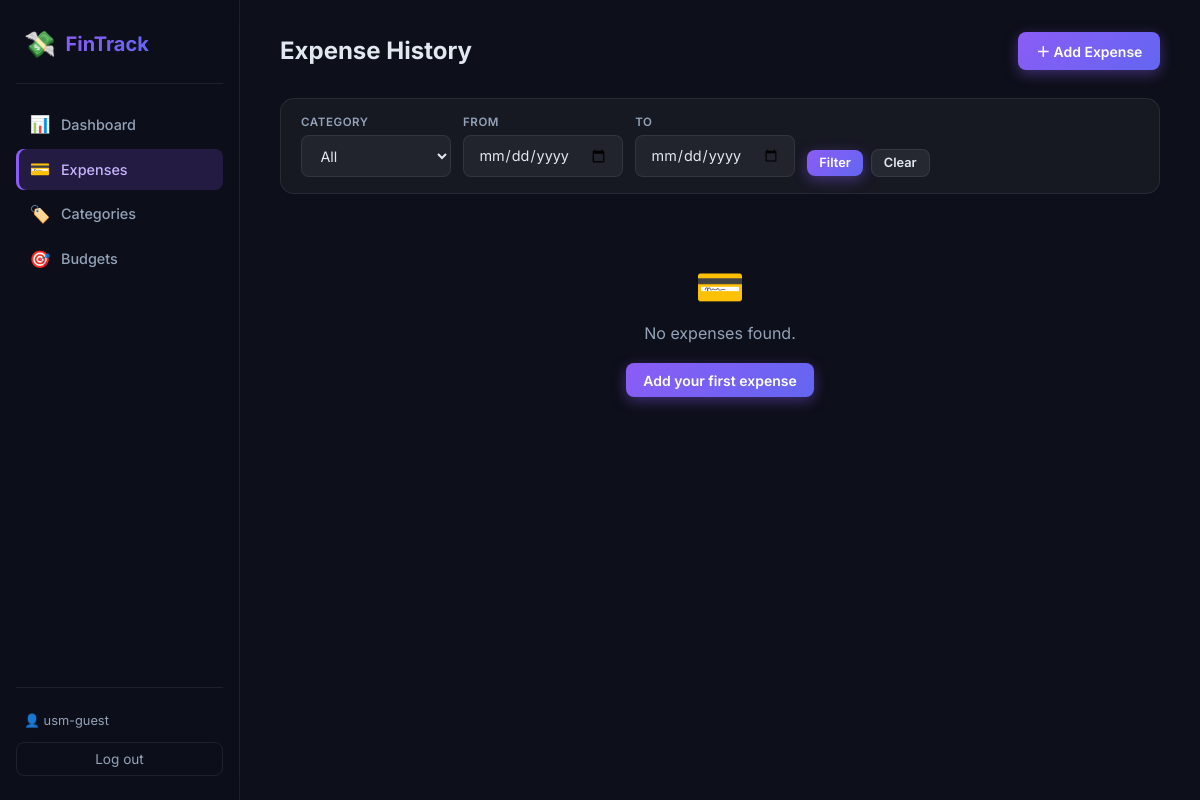
The app's page /expenses/ (signed in), older data.
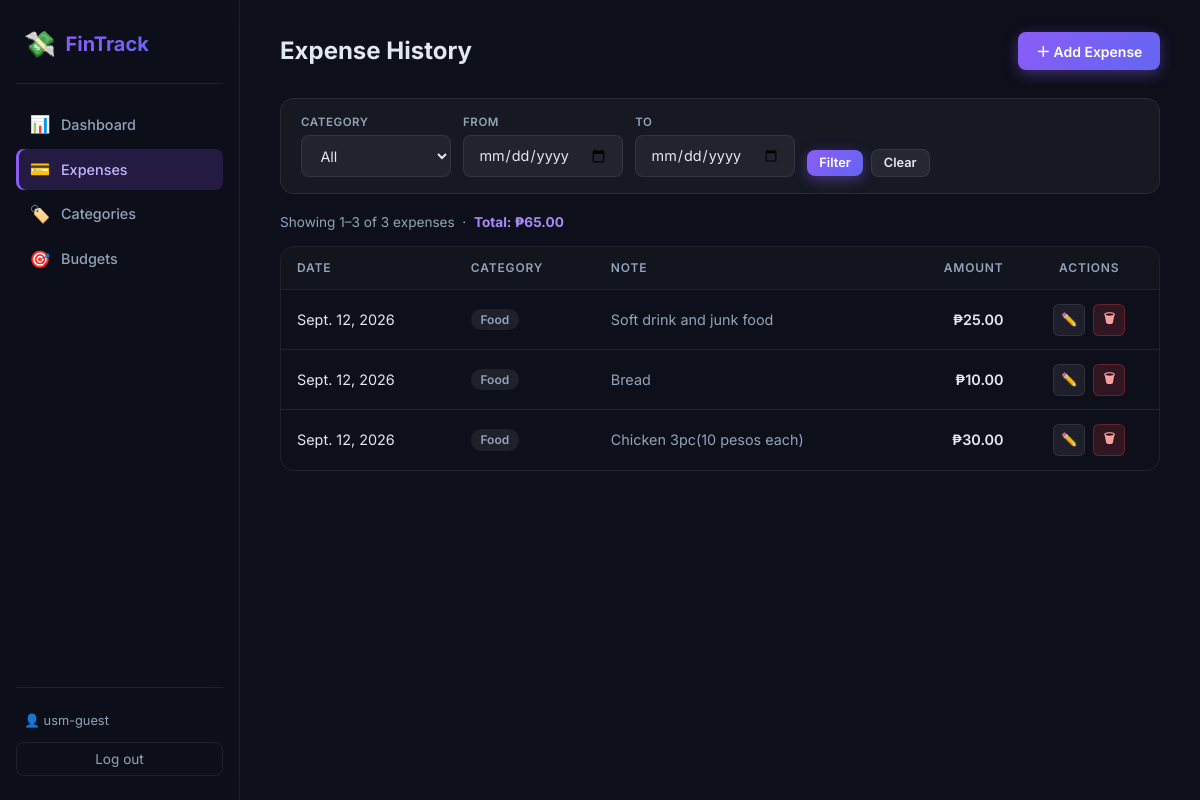
The same page, newer data.
### expenses/models.py (models this page shows, shortened)
class Expense(models.Model):
    user = models.ForeignKey(
        User, on_delete=models.CASCADE, related_name="expenses"
    )
    category = models.ForeignKey(
        Category, on_delete=models.SET_NULL, null=True, related_name="expenses"
    )
    amount = models.DecimalField(max_digits=10, decimal_places=2)
    note = models.CharField(max_length=255, blank=True)
    date = models.DateField()
    created_at = models.DateTimeField(auto_now_add=True)
    class Meta:
        ordering = ["-date", "-created_at"]

class Category(models.Model):
    name = models.CharField(max_length=100, unique=True)
    class Meta:
        verbose_name_plural = "Categories"
        ordering = ["name"]
    def __str__(self):
        return self.name

### expenses/views.py (the view)
# urls.py: path('expenses/', views.ExpenseListView.as_view(), name='expense_list'),
class ExpenseListView(LoginRequiredMixin, ListView):
    model = Expense
    template_name = 'expenses/expense_list.html'
    context_object_name = 'expenses'
    paginate_by = 20
    def get_queryset(self):
        qs = Expense.objects.filter(user=self.request.user).select_related('category')
        cat = self.request.GET.get('category')
        start = self.request.GET.get('start')
        end = self.request.GET.get('end')
        if cat:
            qs = qs.filter(category_id=cat)
        if start:
            qs = qs.filter(date__gte=start)
        if end:
            qs = qs.filter(date__lte=end)
        return qs
    def get_context_data(self, **kwargs):
        ctx = super().get_context_data(**kwargs)
        ctx['categories'] = Category.objects.all().order_by('name')
        ctx['selected_cat'] = self.request.GET.get('category', '')
        ctx['start'] = self.request.GET.get('start', '')
        ctx['end'] = self.request.GET.get('end', '')
        ctx['total'] = self.get_queryset().aggregate(t=Sum('amount'))['t'] or 0
        return ctx

### expenses/templates/expenses/expense_list.html (shortened to what this page needs)
{% extends "base.html" %}
{% block page_title %}Expense History{% endblock %}
{% block topbar_actions %}
<a href="{% url 'expense_add' %}" class="btn btn-primary" id="btn-add-expense-list">＋ Add Expense</a>
{% endblock %}
{% block content %}
<form method="get" class="filter-bar" id="filter-form">
  <div class="form-group">
    <label for="id_category_filter">Category</label>
    <select name="category" id="id_category_filter">
      <option value="">All</option>
    </select>
  </div>
  <div class="form-group">
    <label for="id_start">From</label>
    <input type="date" name="start" id="id_start" value="{{ start }}" />
  </div>
  <div class="form-group">
    <label for="id_end">To</label>
    <input type="date" name="end" id="id_end" value="{{ end }}" />
  </div>
  <div class="flex gap-1 items-center" style="align-self:flex-end">
    <button type="submit" class="btn btn-primary btn-sm">Filter</button>
    <a href="{% url 'expense_list' %}" class="btn btn-secondary btn-sm">Clear</a>
  </div>
</form>
{% if expenses %}
<div class="flex items-center justify-between mb-2">
  <p class="text-muted" style="font-size:.85rem">
    Showing {{ page_obj.start_index }}–{{ page_obj.end_index }} of {{ page_obj.paginator.count }} expense{{ page_obj.paginator.count|pluralize }}
    &nbsp;·&nbsp; <strong class="stat-accent">Total: ₱{{ total|floatformat:2 }}</strong>
  </p>
</div>
<div class="table-wrap">
  <table>
    <thead>
      <tr>
        <th>Date</th>
        <th>Category</th>
        <th>Note</th>
        <th style="text-align:right">Amount</th>
        <th style="text-align:center">Actions</th>
      </tr>
    </thead>
    <tbody>
      {% for exp in expenses %}
      <tr>
        <td>{{ exp.date }}</td>
        <td><span class="badge badge-default">{{ exp.category|default:"—" }}</span></td>
        <td class="text-muted">{{ exp.note|default:"—" }}</td>
        <td style="text-align:right;font-weight:600">₱{{ exp.amount|floatformat:2 }}</td>
        <td style="text-align:center">
          <div class="flex gap-1" style="justify-content:center">
            <a href="{% url 'expense_edit' exp.pk %}" class="btn btn-secondary btn-sm btn-icon" title="Edit">✏️</a>
            <a href="{% url 'expense_delete' exp.pk %}" class="btn btn-danger btn-sm btn-icon" title="Delete">🗑</a>
          </div>
        </td>
      </tr>
      {% endfor %}
    </tbody>
  </table>
</div>
{% else %}
<div class="empty-state">
  <div class="empty-icon">💳</div>
  <p>No expenses found.</p>
  <a href="{% url 'expense_add' %}" class="btn btn-primary">Add your first expense</a>
</div>
{% endif %}
{% endblock %}

### templates/base.html (shortened to what this page needs)
{% load static %}
<!DOCTYPE html>
<html lang="en">
<head>
  <link rel="stylesheet" href="{% static 'expenses/style.css' %}" />
</head>
<body>
<div class="app-layout">
  <aside class="sidebar">
    <div class="sidebar-brand">
      <span class="brand-icon">💸</span>
      <span class="brand-name">FinTrack</span>
    </div>
    <nav class="sidebar-nav">
      <a href="{% url 'dashboard' %}" class="nav-link {% if request.resolver_match.url_name == 'dashboard' %}active{% endif %}">
        <span class="nav-icon">📊</span> Dashboard
      </a>
      <a href="{% url 'expense_list' %}" class="nav-link {% if 'expense' in request.resolver_match.url_name %}active{% endif %}">
        <span class="nav-icon">💳</span> Expenses
      </a>
      <a href="{% url 'category_list' %}" class="nav-link {% if 'category' in request.resolver_match.url_name %}active{% endif %}">
        <span class="nav-icon">🏷️</span> Categories
      </a>
      <a href="{% url 'budget_list' %}" class="nav-link {% if 'budget' in request.resolver_match.url_name %}active{% endif %}">
        <span class="nav-icon">🎯</span> Budgets
      </a>
    </nav>
    <div class="sidebar-footer">
      <span class="user-chip">👤 {{ user.username }}</span>
      <form method="post" action="{% url 'logout' %}">
        <button type="submit" class="btn-logout">Log out</button>
      </form>
    </div>
  </aside>
  <main class="main-content">
    <div class="topbar">
      <h1 class="page-title">{% block page_title %}Dashboard{% endblock %}</h1>
      {% block topbar_actions %}{% endblock %}
    </div>
    {% block content %}{% endblock %}
  </main>
</div>
</body>
</html>

Row changes from the older to the newer data that the page shows:
added Expense: date "Sept. 12, 2026", category "Food", note "Soft drink and junk food", amount "25.00"
added Expense: date "Sept. 12, 2026", category "Food", note "Bread", amount "10.00"
added Expense: date "Sept. 12, 2026", category "Food", note "Chicken 3pc(10 pesos each)", amount "30.00"
Text that changed along with them:
{{ page_obj.start_index }}: (not shown) → "1"
{{ page_obj.end_index }}: (not shown) → "3"
{{ page_obj.paginator.count }}: (not shown) → "3"
{{ total|floatformat:2 }}: (not shown) → "65.00"
text no longer shown: "💳 No expenses found. Add your first expense"
text now shown: "Showing – of expense · Total: ₱ DATE CATEGORY NOTE AMOUNT ACTIONS"
